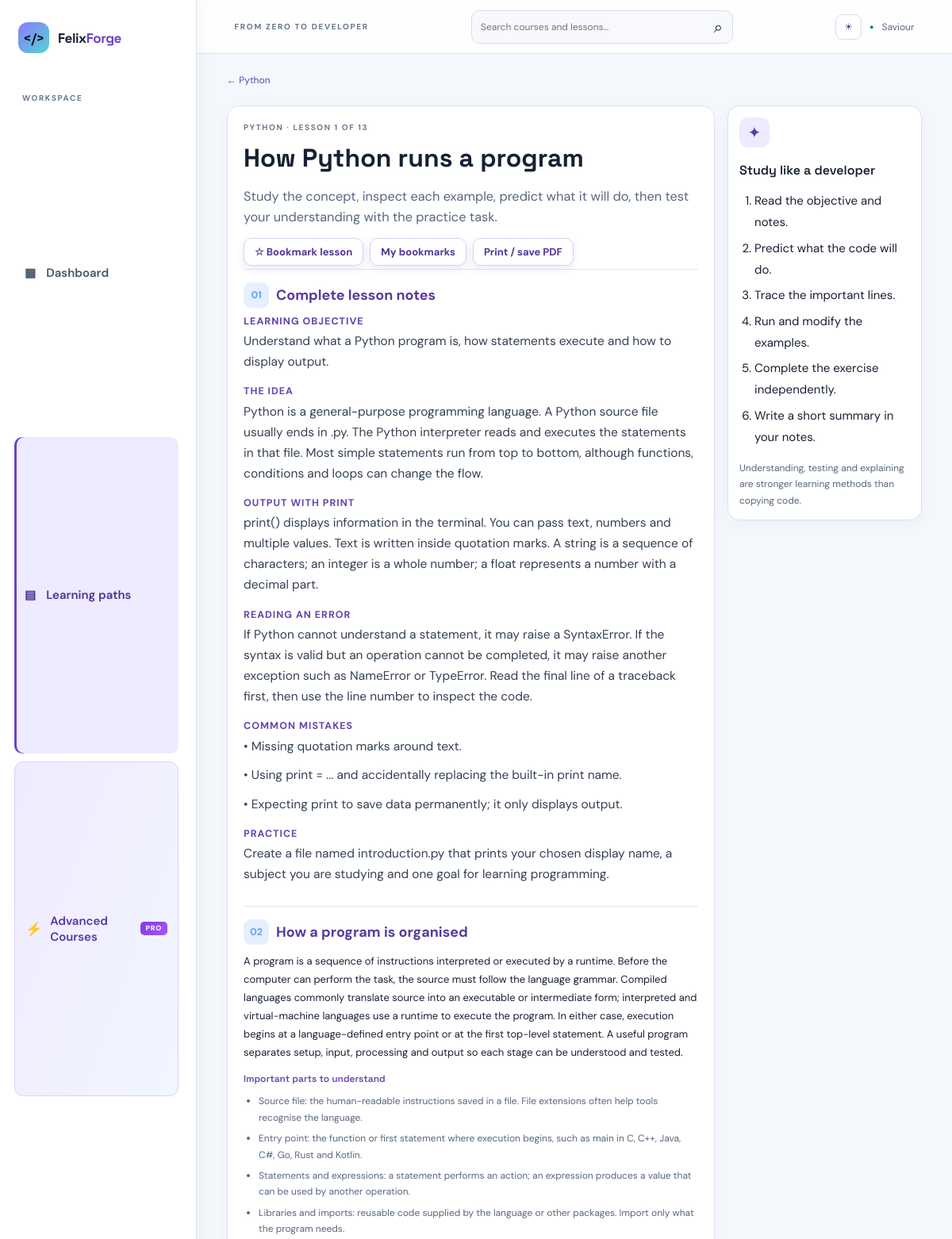
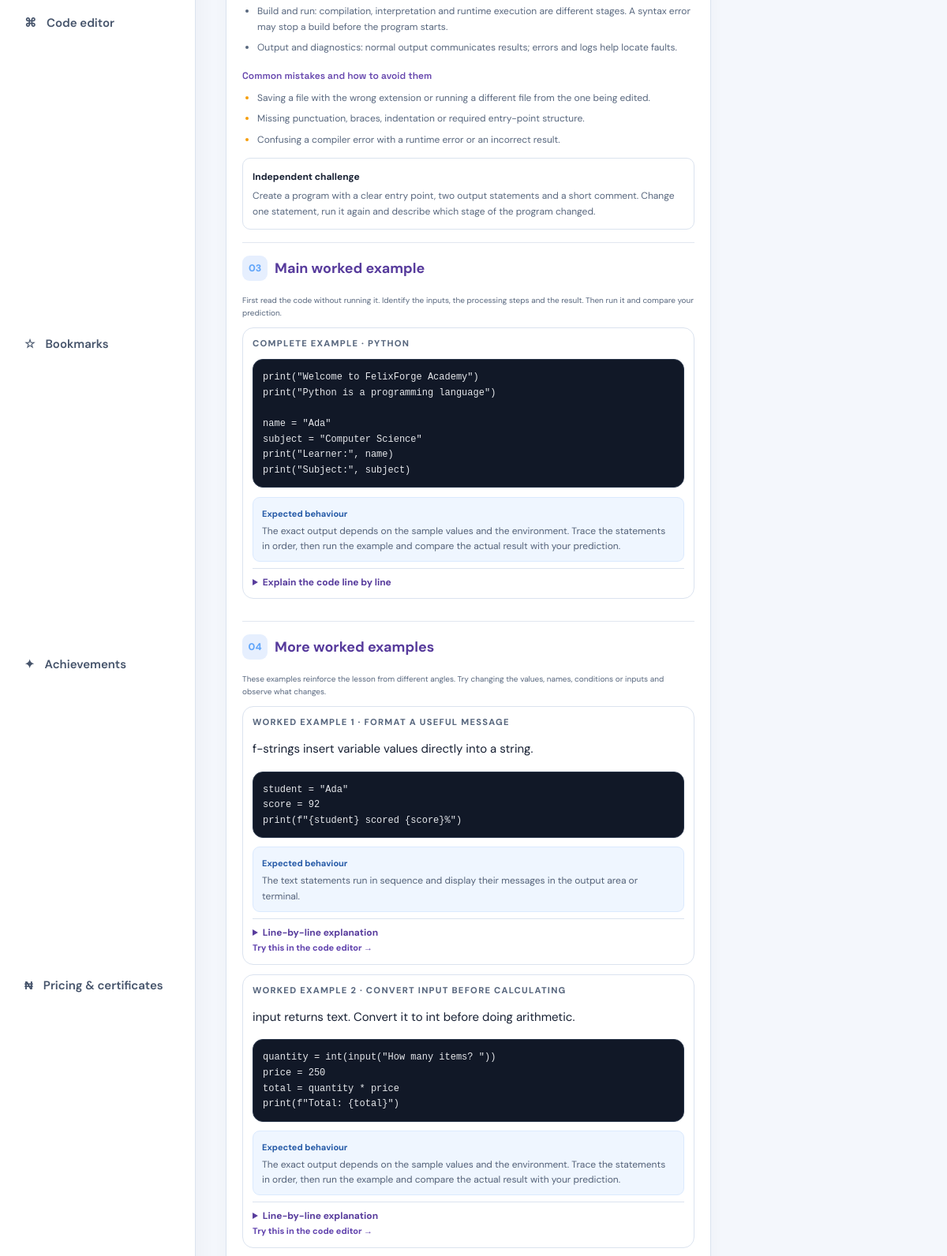
The app's page /lessons/1 (signed in, upper part) with its own data (2 pictures, top to bottom).
### app.py (models this page shows, shortened)
class User(UserMixin, db.Model):
    id = db.Column(db.Integer, primary_key=True)
    username = db.Column(db.String(32), unique=True, nullable=False)
    email = db.Column(db.String(254), unique=True, nullable=False)
    password_hash = db.Column(db.String(255), nullable=False)
    created_at = db.Column(db.DateTime, default=datetime.utcnow)
    projects = db.relationship('Project', backref='owner', cascade='all, delete-orphan')
    progress = db.relationship('Progress', backref='learner', cascade='all, delete-orphan')
    quiz_results = db.relationship('QuizResult', back_populates='learner', cascade='all, delete-orphan')

class Course(db.Model):
    id = db.Column(db.Integer, primary_key=True)
    slug = db.Column(db.String(40), unique=True, nullable=False)
    title = db.Column(db.String(80), nullable=False)
    level = db.Column(db.String(30), default='Beginner')
    description = db.Column(db.Text, default='')
    language = db.Column(db.String(30), nullable=False)
    access_level = db.Column(db.String(20), nullable=False, default='free')
    lessons = db.relationship('Lesson', backref='course', cascade='all, delete-orphan', order_by='Lesson.position')

class Lesson(db.Model):
    id = db.Column(db.Integer, primary_key=True)
    course_id = db.Column(db.Integer, db.ForeignKey('course.id'), nullable=False)
    title = db.Column(db.String(120), nullable=False)
    body = db.Column(db.Text, nullable=False)
    example = db.Column(db.Text, default='')
    position = db.Column(db.Integer, default=1)

### app.py (the view)
@app.route('/lessons/<int:lesson_id>')
@login_required
def lesson_detail(lesson_id):
    lesson=Lesson.query.get_or_404(lesson_id); course=lesson.course
    if course is None: abort(404)
    enforce_course_access(course)
    done=Progress.query.filter_by(user_id=current_user.id,lesson_id=lesson.id).first() is not None
    examples=extra_examples(course.slug,lesson.position,lesson.title)
    examples=[{**item,'walkthrough':code_walkthrough(item['code'],course.language),'expected':expected_behaviour(item,course.language)} for item in examples]
    main_example={'title':'Main lesson example','code':lesson.example}
    main_walkthrough=code_walkthrough(lesson.example,course.language)
    main_expected=expected_behaviour(main_example,course.language)
    bookmarked=LessonBookmark.query.filter_by(user_id=current_user.id,lesson_id=lesson.id).first() is not None
    note=LessonNote.query.filter_by(user_id=current_user.id,lesson_id=lesson.id).first()
    return render_template('lesson.html',lesson=lesson,course=course,done=done,extra_examples=examples,main_walkthrough=main_walkthrough,main_expected=main_expected,bookmarked=bookmarked,note=note,deep_dive=deep_dive(course.slug,lesson.position,lesson.title))

### app.py (called while the page is built)
@login_manager.user_loader
def load_user(user_id): return db.session.get(User, int(user_id))

def course_is_premium(course):
    return getattr(course, 'access_level', 'free') == 'premium'

def enforce_course_access(course):
    if course_is_premium(course) and not can_access_advanced_courses():
        abort(403)

@app.before_request
def record_daily_activity():
    if current_user.is_authenticated and request.endpoint not in {'static', 'logout'}:
        today = datetime.utcnow().date()
        activity = UserActivity.query.filter_by(user_id=current_user.id, activity_date=today).first()
        if activity is None:
            db.session.add(UserActivity(user_id=current_user.id, activity_date=today, last_seen_at=datetime.utcnow()))
        try:
            db.session.commit()
        except Exception:
            db.session.rollback()
            app.logger.exception('Could not record learner activity')

### lesson_enrichment.py (called while the page is built, shortened)
def topic_key(slug, position, title):
    t=title.lower()
    if slug=='javascript':
        if position<=3: return 'javascript_dom'
        if position in (4,5,6,7,8): return 'javascript_dom'
        return 'javascript_async'
    if slug=='python' and position>=7: return 'python_files_errors'
    if slug=='html': return 'html'
    if slug=='css': return 'css'
    if slug=='sql': return 'sql'
    if position==1: return 'program_start'

def deep_dive(slug, position, title):
    key=topic_key(slug,position,title)
    guide=GUIDES[key]
    return {'heading':guide['heading'],'overview':guide['overview'],'points':guide['points'],'mistakes':guide['mistakes'],'challenge':guide['challenge']}

### lesson_tools.py (called while the page is built)
def code_walkthrough(code, language=''):
    result=[]
    for number, line in enumerate(code.splitlines(), 1):
        if not line.strip():
            continue
        result.append({'number':number,'code':line,'explanation':explain_line(line, language)})
        if len(result)>=28:
            result.append({'number':'…','code':'Additional lines omitted from this quick guide.','explanation':'Read the remaining lines using the same method: identify inputs, operations, control flow and outputs.'})
            break
    return result

### templates/lesson.html (shortened to what this page needs)
{% extends 'base.html' %}
{% block content %}
<a class="back-link" href="{{ url_for('course_detail',slug=course.slug) }}">← {{ course.title }}</a>
<div class="lesson-shell">
 <article class="lesson-content lesson-expanded">
  <div class="eyebrow">{{ course.language|upper }} · LESSON {{ lesson.position }} OF {{ course.lessons|length }}</div>
  <h1>{{ lesson.title }}</h1>
  <p class="lesson-intro">Study the concept, inspect each example, predict what it will do, then test your understanding with the practice task.</p>
  <div class="lesson-toolbar"><button class="button button-small button-ghost" id="bookmarkLesson" data-saved="{{ 'true' if bookmarked else 'false' }}">{{ '★ Bookmarked' if bookmarked else '☆ Bookmark lesson' }}</button><a class="button button-small button-ghost" href="{{ url_for('bookmarks') }}">My bookmarks</a><button class="button button-small button-ghost" onclick="window.print()">Print / save PDF</button></div>
  <section class="lesson-section"><div class="lesson-section-heading"><span>01</span><h2>Complete lesson notes</h2></div><div class="lesson-notes">{% for line in lesson.body.split('\n') %}{% if line.strip().isupper() and line.strip()|length < 60 and not line.strip().endswith('.') %}<h3>{{ line.strip()|title }}</h3>{% elif line.strip() %}<p>{{ line }}</p>{% endif %}{% endfor %}</div></section>
  <section class="lesson-section deep-dive-section"><div class="lesson-section-heading"><span>02</span><h2>{{ deep_dive.heading }}</h2></div><p>{{ deep_dive.overview }}</p><h3>Important parts to understand</h3><ul class="deep-dive-list">{% for point in deep_dive.points %}<li>{{ point }}</li>{% endfor %}</ul><h3>Common mistakes and how to avoid them</h3><ul class="deep-dive-list mistakes-list">{% for mistake in deep_dive.mistakes %}<li>{{ mistake }}</li>{% endfor %}</ul><div class="checklist-panel"><b>Independent challenge</b><p>{{ deep_dive.challenge }}</p></div></section>
  <section class="lesson-section"><div class="lesson-section-heading"><span>03</span><h2>Main worked example</h2></div><p class="muted-note">First read the code without running it. Identify the inputs, the processing steps and the result. Then run it and compare your prediction.</p>
   <div class="worked-example-card"><div class="example-label">COMPLETE EXAMPLE · {{ course.language|upper }}</div><pre class="lesson-code"><code>{{ lesson.example }}</code></pre><div class="expected-result"><b>Expected behaviour</b><p>{{ main_expected }}</p></div>
    <details class="walkthrough-details"><summary>Explain the code line by line</summary></details>
   </div>
  </section>
  <section class="lesson-section"><div class="lesson-section-heading"><span>04</span><h2>More worked examples</h2></div><p class="muted-note">These examples reinforce the lesson from different angles. Try changing the values, names, conditions or inputs and observe what changes.</p>
   {% for example in extra_examples %}<div class="worked-example-card"><div class="example-label">WORKED EXAMPLE {{ loop.index }} · {{ example.title|upper }}</div><p>{{ example.explanation }}</p><pre class="lesson-code"><code>{{ example.code }}</code></pre><div class="expected-result"><b>Expected behaviour</b><p>{{ example.expected }}</p></div><details class="walkthrough-details"><summary>Line-by-line explanation</summary><ol class="walkthrough-list">{% for item in example.walkthrough %}<li><code>{{ item.code }}</code><p>{{ item.explanation }}</p></li>{% endfor %}</ol></details><a class="text-link" href="{{ url_for('editor') }}">Try this in the code editor →</a></div>{% endfor %}
  </section>
 </article>
 <aside class="lesson-tip"><span class="feature-icon">✦</span><h3>Study like a developer</h3><ol><li>Read the objective and notes.</li><li>Predict what the code will do.</li><li>Trace the important lines.</li><li>Run and modify the examples.</li><li>Complete the exercise independently.</li><li>Write a short summary in your notes.</li></ol><p class="muted-note">Understanding, testing and explaining are stronger learning methods than copying code.</p></aside>
</div>
{% endblock %}

### templates/base.html (shortened to what this page needs)
<!doctype html>
<html lang="en">
<head>
<link rel="stylesheet" href="{{ url_for('static',filename='style.css') }}">
</head>
<body>
<div class="shell">
<aside class="sidebar">
<a class="brand" href="{{ url_for('home') }}"><span class="brand-mark">&lt;/&gt;</span><span>Felix<span class="brand-muted">Forge</span></span></a>
<div class="side-label">WORKSPACE</div>
<nav>
<a href="{{ url_for('dashboard') }}" class="nav-link {% if request.endpoint=='dashboard' %}active{% endif %}">▦ <span>Dashboard</span></a>
<a href="{{ url_for('courses') }}" class="nav-link {% if request.endpoint=='courses' or (request.endpoint in ['course_detail','lesson_detail','course_practice'] and not advanced_nav_active) %}active{% endif %}">▤ <span>Learning paths</span></a>
<a href="{{ url_for('advanced_courses') }}" class="nav-link advanced-nav-link {% if advanced_nav_active %}active{% endif %}"><strong class="advanced-icon">⚡</strong><span>Advanced Courses</span><span class="advanced-badge">PRO</span></a>
<a href="{{ url_for('editor') }}" class="nav-link {% if request.endpoint=='editor' %}active{% endif %}">⌘ <span>Code editor</span></a>
<a href="{{ url_for('bookmarks') }}" class="nav-link">☆ <span>Bookmarks</span></a>
<a href="{{ url_for('achievements') }}" class="nav-link">✦ <span>Achievements</span></a>
<a href="{{ url_for('monetization_plan') }}" class="nav-link {% if request.endpoint=='monetization_plan' %}active{% endif %}">₦ <span>Pricing & certificates</span></a>
<a href="{{ url_for('community') }}" class="nav-link">◎ <span>Community</span></a>
</nav>
</aside>
<main class="main">
<header class="topbar"><div class="mobile-brand">&lt;/&gt; FelixForge Academy</div><div class="crumb">FROM ZERO TO DEVELOPER</div>
<form class="global-search" action="{{ url_for('search') }}" method="get"><input name="q" type="search" placeholder="Search courses and lessons…" aria-label="Search courses and lessons"><button aria-label="Search">⌕</button></form>
<div class="top-actions"><button type="button" class="theme-toggle" id="themeToggle" aria-label="Toggle colour theme" aria-pressed="false">◐</button>
{% if current_user.is_authenticated %}<span class="online-dot">●</span><span class="top-user"><a href="{{ url_for('profile') }}">{{ current_user.username }}</a></span>{% else %}<a class="button button-small" href="{{ url_for('login') }}">Log in</a>{% endif %}</div>
</header>
<section class="page">{% block content %}{% endblock %}</section>
</main></div>
</body></html>

### records on screen
User: username "Saviour"
Course: title "Python", language "PYTHON"
Lesson: position "1", title "How Python runs a program", example "print(\"Welcome to FelixForge Academy\") print(\"Python is a programming language\") name = \"Ada\" subject = \"Computer Science\" print(\"Learner:\", name) print(\"Subject:\", subject)"

### other values on screen
{{ course.lessons|length }} "13"
{{ '★ Bookmarked' if bookmarked else '☆ Bookmark lesson' }} "☆ Bookmark lesson"
{{ line.strip()|title }} "LEARNING OBJECTIVE" "THE IDEA" "OUTPUT WITH PRINT" "READING AN ERROR" "COMMON MISTAKES" "PRACTICE"
{{ line }} "Understand what a Python program is, how statements execute and how to display output." "• Missing quotation marks around text." "• Using print = ... and accidentally replacing the built-in print name." "• Expecting print to save data permanently; it only displays output." "Create a file named introduction.py that prints your chosen display name, a subject you are studying and one goal for learning programming."
{{ deep_dive.heading }} "How a program is organised"
{{ point }} "Source file: the human-readable instructions saved in a file. File extensions often help tools recognise the language." "Entry point: the function or first statement where execution begins, such as main in C, C++, Java, C#, Go, Rust and Kotlin." "Statements and expressions: a statement performs an action; an expression produces a value that can be used by another operation." "Libraries and imports: reusable code supplied by the language or other packages. Import only what the program needs." "Build and run: compilation, interpretation and runtime execution are different stages. A syntax error may stop a build before the program starts." "Output and diagnostics: normal output communicates results; errors and logs help locate faults."
{{ mistake }} "Saving a file with the wrong extension or running a different file from the one being edited." "Missing punctuation, braces, indentation or required entry-point structure." "Confusing a compiler error with a runtime error or an incorrect result."
{{ deep_dive.challenge }} "Create a program with a clear entry point, two output statements and a short comment. Change one statement, run it again and describe which stage of the program changed."
{{ main_expected }} "The exact output depends on the sample values and the environment. Trace the statements in order, then run the example and compare the actual result with your prediction."
{{ example.title|upper }} "FORMAT A USEFUL MESSAGE" "CONVERT INPUT BEFORE CALCULATING"
{{ example.explanation }} "f-strings insert variable values directly into a string." "input returns text. Convert it to int before doing arithmetic."
{{ example.code }} "student = \"Ada\" score = 92 print(f\"{student} scored {score}%\")" "quantity = int(input(\"How many items? \")) price = 250 total = quantity * price print(f\"Total: {total}\")"
{{ example.expected }} "The text statements run in sequence and display their messages in the output area or terminal." "The exact output depends on the sample values and the environment. Trace the statements in order, then run the example and compare the actual result with your prediction."
